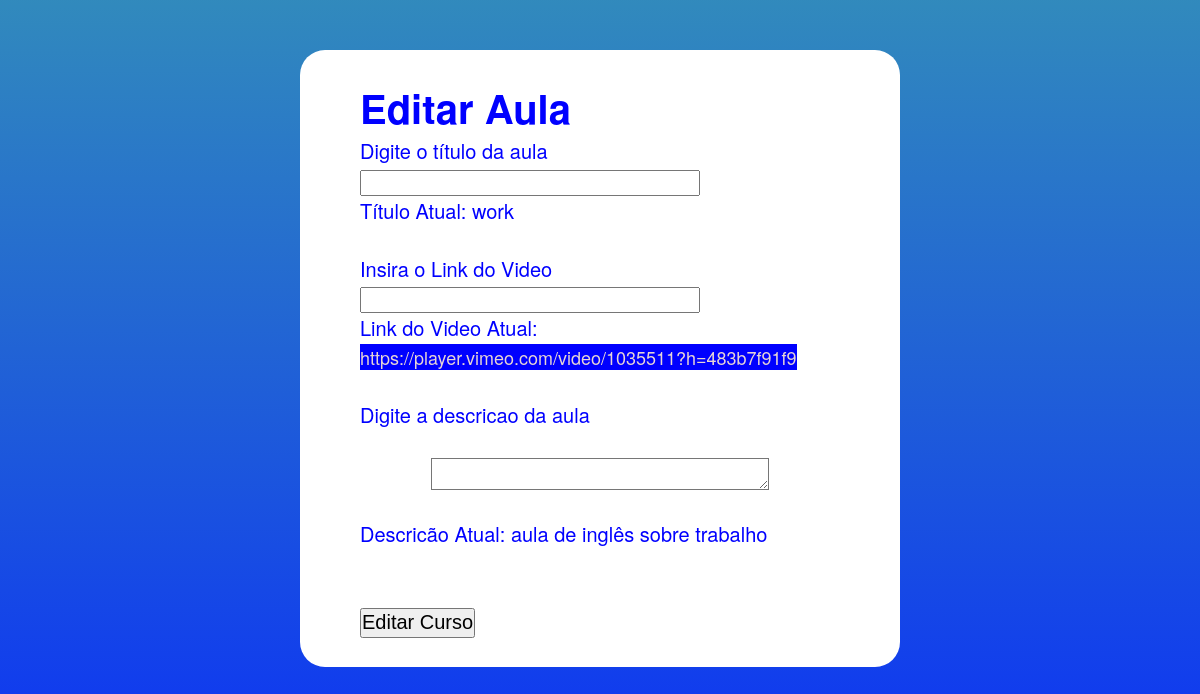
Page /PHP/admin/editar_aula.php?id_aula=10 on the committed database.
### tables this page shows
CREATE TABLE `aulas` (
  `id_aula` int(11) NOT NULL,
  `id_curso` int(11) NOT NULL,
  `titulo_aula` varchar(500) NOT NULL,
  `descricao_aula` varchar(2000) NOT NULL,
  `link_video` varchar(2000) NOT NULL
);

### PHP/back/exibir_aula.php (called while the page is built, shortened)
<?php
class Aulas
{
    private $mysql;
    public function __construct(mysqli $mysql)
    {
        $this->mysql = $mysql;
    }
    public function encontrarPorId(string $id): array
    {
        $selecionaAula = $this->mysql->prepare("SELECT id_aula,id_curso, titulo_aula, descricao_aula, link_video FROM aulas WHERE id_aula = ?");
        $selecionaAula->bind_param('s', $id);
        $selecionaAula->execute();
        $aula = $selecionaAula->get_result()->fetch_assoc();
        return $aula;
    }
}

### PHP/admin/editar_aula.php (the view, shortened to what this page needs)
<?php
require '../back/config.php';
require '../back/exibir_aula.php';
$aula = new Aulas($mysql);
$aul = $aula->encontrarPorId($_GET['id_aula']);
?>
<!DOCTYPE html>
<html lang="pt-br">
    <head>
        <link rel="stylesheet" type="text/css" href="../../CSS/mod.css">
    </head>
    <body>
        <div class="box">
            <div class="cont"><br>
                <h1>Editar Aula</h1>
                <form action="editar_aula.php" method="POST">
                    <p>
                        <label for="">Digite o título da aula</label><br>
                        <input class="campo-form" type="text" name="titulo_aula" id="titulo_aula"/>
                        <br>Título Atual: <?php echo $aul['titulo_aula']; ?>
                    </p><br>
                    <p>
                        <label for="">Insira o Link do Video</label><br>
                        <input class="campo-form" type="text" name="link_video" id="link_video"/>
                        <br>Link do Video Atual: <a href="<?php echo $aul['link_video']; ?>"><?php echo $aul['link_video']; ?></a>
                    </p><br>
                    <p>
                        <label for="">Digite a descricao da aula</label><br><br>
                        <textarea class="campo-form" type="text" name="descricao_aula" id="descricao_aula"></textarea>
                        <br>Descricão Atual: <?php echo $aul['descricao_aula']; ?>
                    </p><br><br>
                    <p>
                        <button class="botao">Editar Curso</button>
                    </p>
                </form><br>
            </div>
        </div>
    </body>
</html>

### CSS/mod.css (style rules this page uses)
.box { width: 50%; margin-left: auto; margin-right: auto; margin-top: 50px; margin-bottom: 50px; font-size: 20px; height: auto; background: white; border-radius: 25px; }
a { font-size: 18px; background-color: blue; }
.cont { margin-bottom: 20px; width: 80%; margin-left: auto; margin-right: auto; overflow: hidden; text-overflow: ellipsis; color: blue; }
textarea { display: block; margin-left: auto; margin-right: auto; font-size: 20px; resize: vertical; background-color: white; height: 30px; width: 70%; font-size: 18px; resize: vertical; background-color: white; }
input { height: 22px; width: 70%; font-size: 18px; }
.botao { width: auto; height: 30px; font-size: 20px; }
* { margin: 0; padding: 0; }
body { font-family: "Helvetica Neue", "Helvetica", "Helvetica", "Arial", "sans-serif"; box-sizing: border-box; width: 100%; min-height: 100vh; }
html { --background: linear-gradient(180deg, rgba(4, 112, 174, 0.82) 0%, rgba(5, 39, 248, 0.98) 100%); }
html { background: var(--background); }
a:link { color: rgb(231, 213, 213); text-decoration: none; }

### rows in the picture
aulas: titulo_aula "work", link_video "https://player.vimeo.com/video/1035511?h=483b7f91f9", descricao_aula "aula de inglês sobre trabalho"
